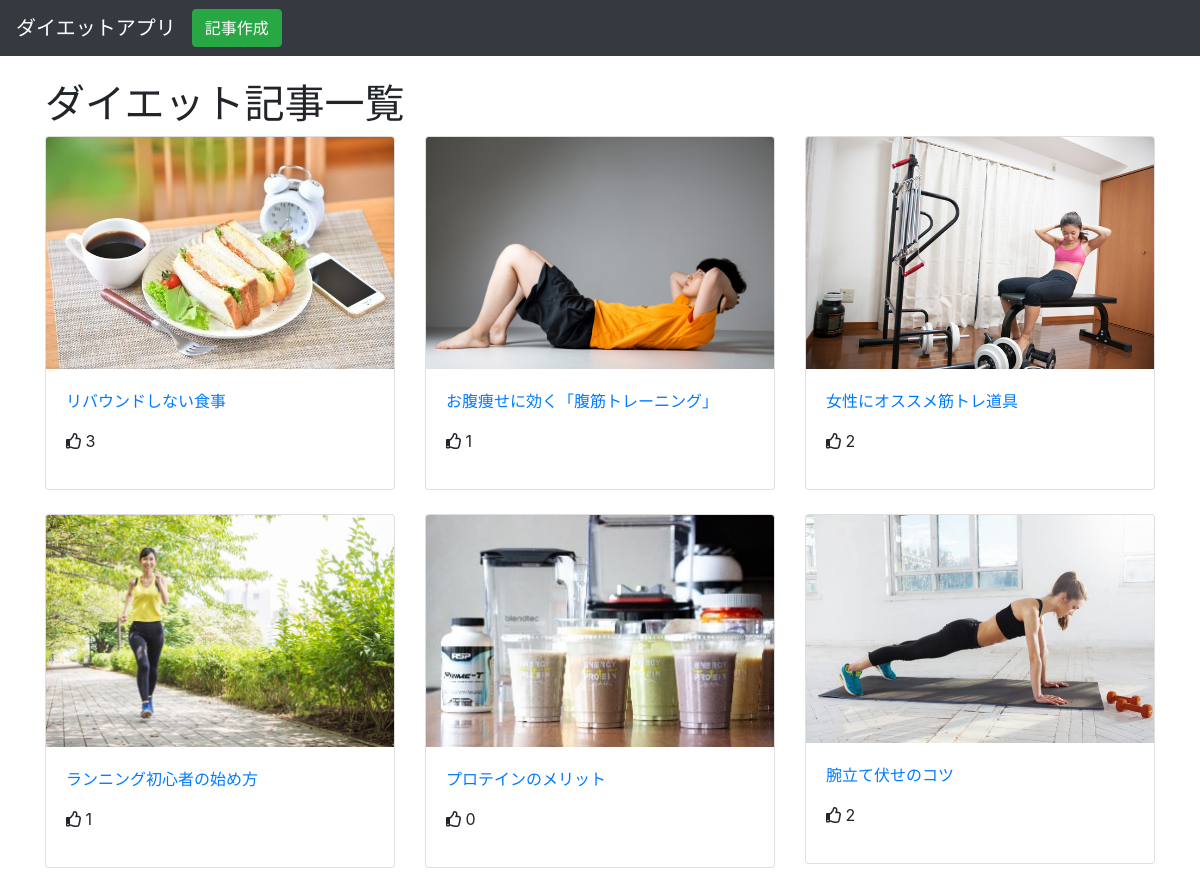
The page / on the database its author committed.
### boardapp/models.py (models this page shows)
class BoardModel(models.Model):
  title = models.CharField(max_length=100)
  content = models.TextField()
  images = models.ImageField(upload_to = '')
  like = models.IntegerField(null=True,blank=True ,default=0)

### boardapp/views.py (the view)
# urls.py: path('', listfunction, name='list'),
def listfunction(request):
  object_list = BoardModel.objects.all()
  return render(request, 'list.html',{'object_list':object_list})

### templates/list.html (shortened to what this page needs)
{% extends 'base.html' %}
{% block content %}
<div class="container">
  <h1>ダイエット記事一覧</h1>
  <div class="row">
    {% for item in object_list %}
    <div class="col-md-4 mb-4">
      <div class="card">
        <img class="card-img-top" src="{{ item.images.url }}" alt="Card image cap">
        <div class="card-body">
          <p class="card-text">
            <a href="{% url 'show' item.pk %}">{{ item.title }}</a>
            <div><i class="far fa-thumbs-up" ></i> {{ item.like }}</div>
          </p>
        </div>
      </div>
    </div>
    {% endfor %}
  </div>
</div>
{% endblock content %}

### templates/base.html (shortened to what this page needs)
<!doctype html>
<html lang="en">
  <head>
    <link rel="stylesheet" href="https://use.fontawesome.com/releases/v5.1.0/css/all.css">
    <link rel="stylesheet" href="https://stackpath.bootstrapcdn.com/bootstrap/4.5.0/css/bootstrap.min.css">
    {% load static %}
  </head>
  <body>
    <nav class="navbar navbar-expand-sm navbar-dark bg-dark mb-4">
      <a class="navbar-brand" href="{% url 'list' %}">ダイエットアプリ</a>
      <div class="collapse navbar-collapse" id="navbarSupportedContent">
        <ul class="navbar-nav mr-auto">
          <li class="nav-item active">
            <a href="{% url 'create' %}" class="btn btn-success" role="button" aria-pressed="true">記事作成</a>
          </li>
        </ul>
      </div>
    </nav>
    {% block content %}
    {% endblock content %}
  </body>
</html>

### rows shown on the page
BoardModel: images (picture), title "リバウンドしない食事", like "3"
BoardModel: images (picture), title "お腹痩せに効く「腹筋トレーニング」", like "1"
BoardModel: images (picture), title "女性にオススメ筋トレ道具", like "2"
BoardModel: images (picture), title "ランニング初心者の始め方", like "1"
BoardModel: images (picture), title "プロテインのメリット", like "0"
BoardModel: images (picture), title "腕立て伏せのコツ", like "2"
